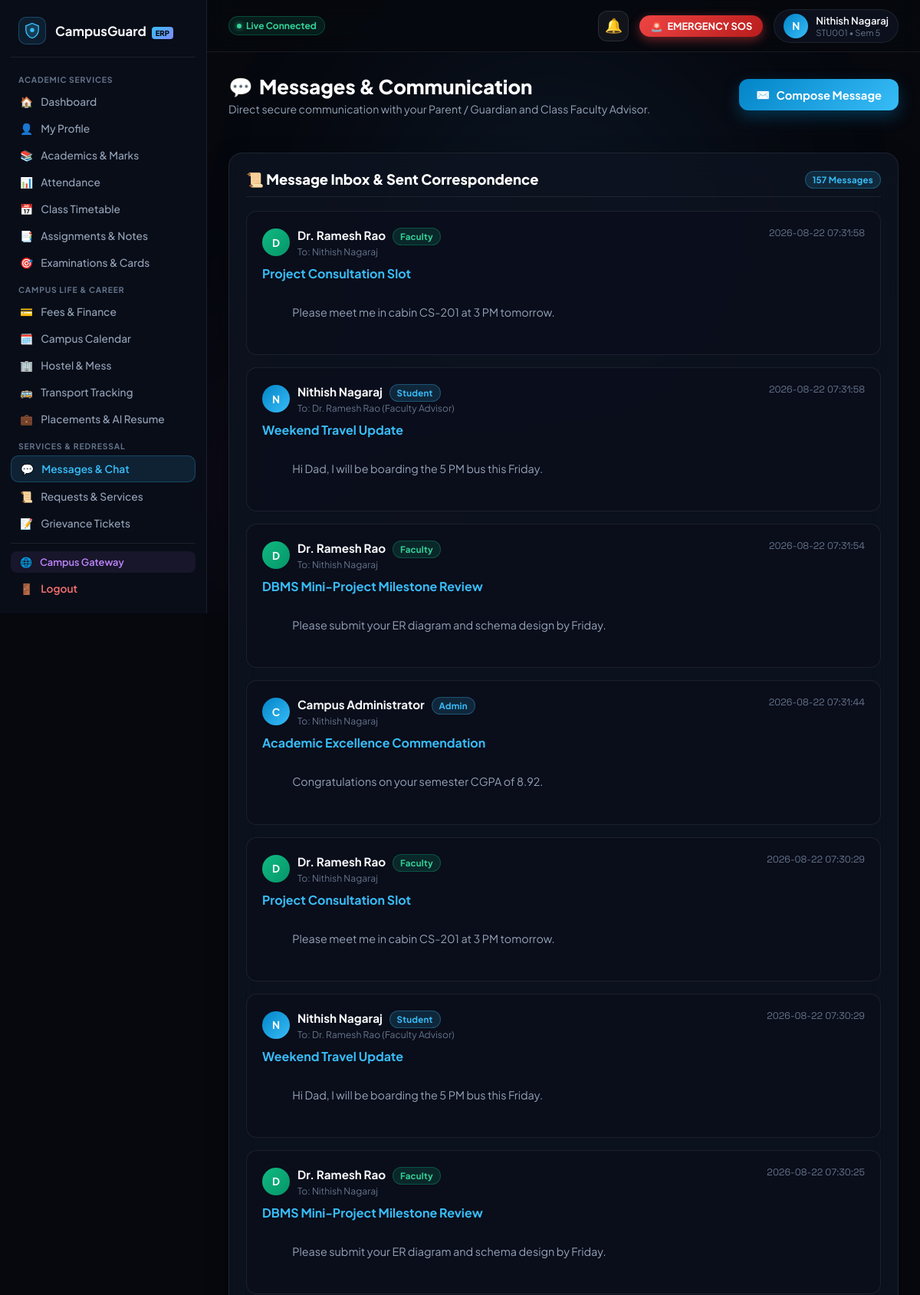
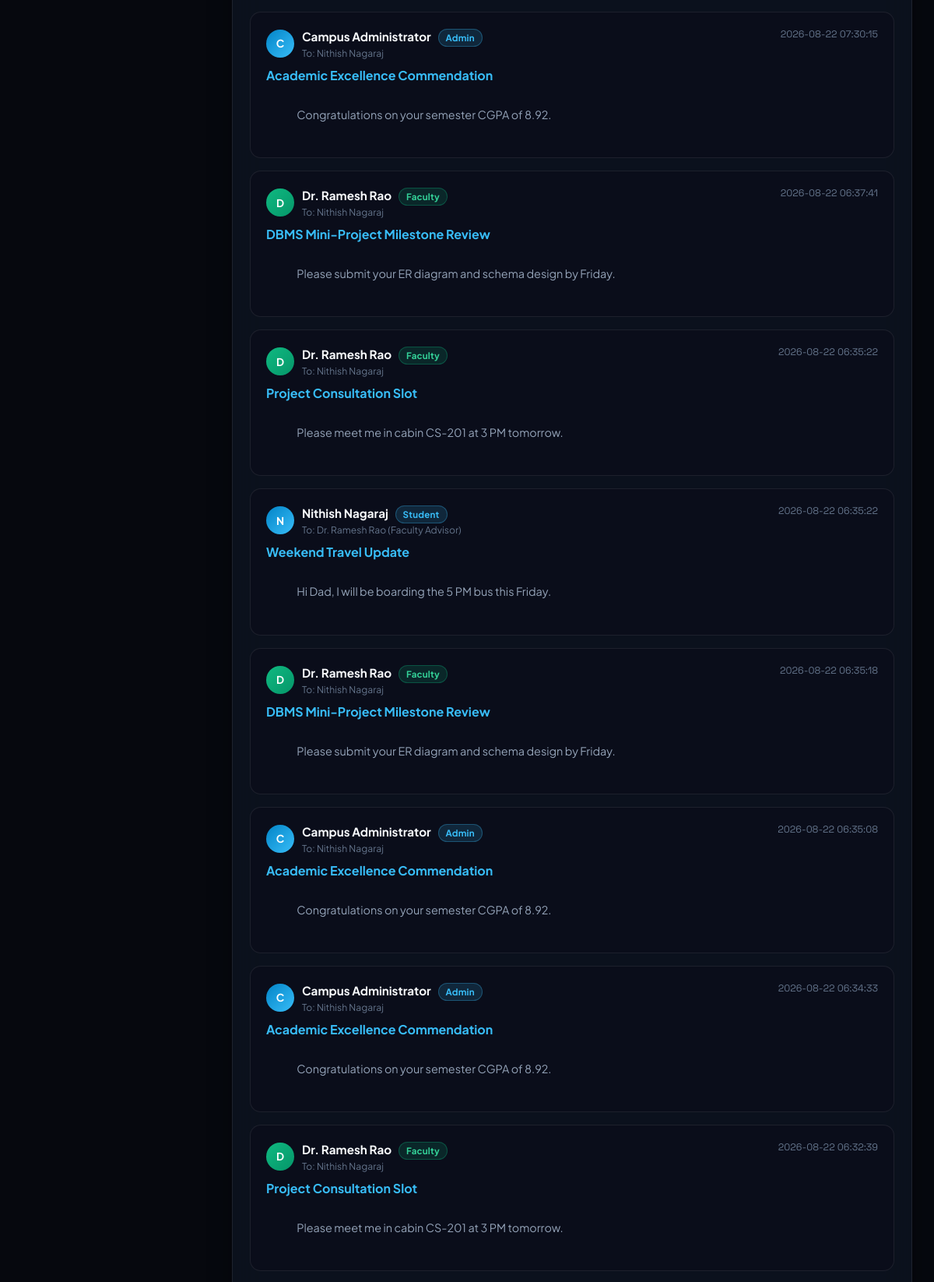
The app's page /student/messages (signed in, upper part) with its own data (2 pictures, top to bottom).
### tables this page shows
CREATE TABLE students (
            id INTEGER PRIMARY KEY AUTOINCREMENT,
            name TEXT NOT NULL,
            register_number TEXT UNIQUE NOT NULL,
            email TEXT NOT NULL,
            password_hash TEXT NOT NULL,
            department TEXT NOT NULL,
            year INTEGER NOT NULL,
            profile_image TEXT DEFAULT '',
            created_at TIMESTAMP DEFAULT CURRENT_TIMESTAMP
        , phone TEXT DEFAULT '+91 98765 43210', join_date TEXT DEFAULT '2023-08-01', cgpa REAL DEFAULT 8.75, program TEXT DEFAULT 'B.Tech', semester INTEGER DEFAULT 5, section TEXT DEFAULT 'A', dob TEXT DEFAULT '2004-05-14', address TEXT DEFAULT '#42, Green Avenue, Tech City, Karnataka 560001', parent_name TEXT DEFAULT 'R. S. Kumar', parent_phone TEXT DEFAULT '+91 94440 12345', sgpa REAL DEFAULT 8.90, earned_credits INTEGER DEFAULT 112, total_credits INTEGER DEFAULT 160, status TEXT DEFAULT 'ACTIVE');

CREATE TABLE messages (
            id INTEGER PRIMARY KEY AUTOINCREMENT,
            student_id INTEGER NOT NULL,
            sender_name TEXT NOT NULL,
            receiver_name TEXT NOT NULL,
            subject TEXT NOT NULL,
            content TEXT NOT NULL,
            sent_at TIMESTAMP DEFAULT CURRENT_TIMESTAMP, sender_id INTEGER DEFAULT 1, sender_role TEXT DEFAULT 'Student', receiver_id INTEGER DEFAULT 1, receiver_role TEXT DEFAULT 'Faculty', is_read INTEGER DEFAULT 0,
            FOREIGN KEY (student_id) REFERENCES students (id)
        );

### routes/student.py (the view, shortened to what this page needs)
@student_bp.route('/student/messages', methods=['GET', 'POST'])
@student_required
def student_messages(student):
    conn = get_db_connection()
    try:
        inbox_messages = conn.execute("""
            SELECT * FROM messages
            WHERE (receiver_role = 'Student' AND (receiver_id = ? OR student_id = ?))
               OR (sender_role = 'Student' AND student_id = ?)
            ORDER BY sent_at DESC
        """, (student['id'], student['id'], student['id'])).fetchall()
        return render_template(
            'student/messages.html',
            student=student,
            messages=inbox_messages,
            active_page='messages'
        )
    finally:
        conn.close()

### app.py (called while the page is built, shortened)
def _url_build_error_fallback(error, endpoint, values):
    for registered_ep in list(app.view_functions.keys()):
        if registered_ep == endpoint or registered_ep.endswith('.' + endpoint):
            try:
                return url_for(registered_ep, **values)
            except Exception:
                if 'student_id' in values and 'id' not in values:
                    v_copy = dict(values)
                    v_copy['id'] = v_copy.pop('student_id')
                    try:
                        return url_for(registered_ep, **v_copy)
                    except Exception:
                        pass
                continue

### database/db.py (called while the page is built)
def get_db_connection():
    conn = sqlite3.connect(DATABASE_FILE, timeout=20.0)
    conn.row_factory = sqlite3.Row
    return conn

### utils/security.py (called while the page is built)
def add_security_headers(response):
    response.headers['Cache-Control'] = 'no-cache, no-store, must-revalidate, max-age=0'
    response.headers['Pragma'] = 'no-cache'
    response.headers['Expires'] = '0'
    response.headers['X-Content-Type-Options'] = 'nosniff'
    response.headers['X-Frame-Options'] = 'SAMEORIGIN'
    response.headers['X-XSS-Protection'] = '1; mode=block'
    return response

### templates/student/messages.html (shortened to what this page needs)
{% extends "student/base_student.html" %}
{% block student_content %}
<div class="page-header-block" style="display: flex; justify-content: space-between; align-items: center; margin-bottom: 24px; flex-wrap: wrap; gap: 16px;">
    <div>
        <h1 style="font-size: 1.6rem; font-weight: 800; color: #fff; margin: 0 0 4px; display: flex; align-items: center; gap: 8px;">
            <span>💬</span> Messages &amp; Communication
        </h1>
        <p style="color: var(--text-secondary); font-size: 0.88rem; margin: 0;">
            Direct secure communication with your Parent / Guardian and Class Faculty Advisor.
        </p>
    </div>
    <div>
        <button type="button" class="btn-primary" onclick="openModal('compose-modal')" style="background: linear-gradient(135deg, #0284c7, #38bdf8);">
            <span>✉️</span> Compose Message
        </button>
    </div>
</div>
<section class="content-card">
    <div class="card-header-row" style="display: flex; justify-content: space-between; align-items: center; margin-bottom: 18px;">
        <h2 style="font-size: 1.15rem; font-weight: 800; color: #fff; margin: 0;"><span>📜</span> Message Inbox &amp; Sent Correspondence</h2>
        <span class="badge badge-cyan">{{ messages|length }} Messages</span>
    </div>
    <div style="display: flex; flex-direction: column; gap: 16px;">
        {% for msg in messages %}
        <div style="background: rgba(10, 14, 26, 0.7); border: 1px solid var(--glass-border); border-radius: 14px; padding: 20px; transition: all var(--transition-fast);">
            <div style="display: flex; justify-content: space-between; align-items: flex-start; margin-bottom: 8px; flex-wrap: wrap; gap: 8px;">
                <div style="display: flex; align-items: center; gap: 10px;">
                    <div style="width: 36px; height: 36px; border-radius: 50%; background: {% if msg.sender_role == 'Parent' %}var(--parent-gradient){% elif msg.sender_role == 'Faculty' %}linear-gradient(135deg, #10b981, #059669){% else %}linear-gradient(135deg, #0284c7, #38bdf8){% endif %}; display: flex; align-items: center; justify-content: center; color: #fff; font-weight: 700; font-size: 0.85rem;">
                        {{ msg.sender_name[:1] }}
                    </div>
                    <div>
                        <strong style="color: var(--text-primary); font-size: 0.95rem;">{{ msg.sender_name }}</strong>
                        <span class="badge {% if msg.sender_role == 'Parent' %}badge-purple{% elif msg.sender_role == 'Faculty' %}badge-green{% else %}badge-cyan{% endif %}" style="margin-left: 6px;">
                            {{ msg.sender_role }}
                        </span>
                        <div style="font-size: 0.76rem; color: var(--text-muted);">To: {{ msg.receiver_name }}</div>
                    </div>
                </div>
                <div style="font-size: 0.78rem; color: var(--text-muted); font-family: var(--font-mono);">
                    {{ msg.sent_at }}
                </div>
            </div>
            <h4 style="font-size: 1rem; font-weight: 700; color: #38bdf8; margin: 10px 0 6px;">
                {{ msg.subject }}
            </h4>
            <p style="color: var(--text-secondary); font-size: 0.9rem; line-height: 1.6; margin: 0; white-space: pre-wrap;">
                {{ msg.content }}
            </p>
        </div>
        {% endfor %}
    </div>
</section>
{% endblock %}

### templates/student/base_student.html (shortened to what this page needs)
<!DOCTYPE html>
<html lang="en">
<head>
    <link rel="stylesheet" href="{{ url_for('static', filename='css/student-portal.css') }}">
    <link rel="stylesheet" href="{{ url_for('static', filename='css/campusguard-toast.css') }}">
    <link rel="stylesheet" href="{{ url_for('static', filename='css/emergency.css') }}">
</head>
<body>
    <div class="ambient-background" aria-hidden="true">
        <div class="glow-orb orb-primary"></div>
        <div class="glow-orb orb-secondary"></div>
    </div>
    <div class="portal-layout">
        <aside class="sidebar" id="student-sidebar" aria-label="Student Navigation">
            <a href="{{ url_for('student_dashboard') }}" class="sidebar-brand">
                <div class="brand-icon">
                    <svg width="22" height="22" viewBox="0 0 32 32" fill="none" xmlns="http://www.w3.org/2000/svg">
                        <path d="M16 2L4 7V14C4 22 9.5 28.5 16 30C22.5 28.5 28 22 28 14V7L16 2Z" fill="#38bdf8" fill-opacity="0.2" stroke="#38bdf8" stroke-width="2"/>
                        <circle cx="16" cy="15" r="4" fill="#38bdf8"/>
                    </svg>
                </div>
                <span class="brand-name">CampusGuard <span class="brand-badge">ERP</span></span>
            </a>
            <nav class="sidebar-nav">
                <span class="nav-category">Academic Services</span>
                <a href="{{ url_for('student_dashboard') }}" class="nav-link {% if active_page == 'dashboard' %}active{% endif %}" id="nav-dashboard">
                    <span>🏠</span> <span class="nav-text">Dashboard</span>
                </a>
                <a href="{{ url_for('student_profile') }}" class="nav-link {% if active_page == 'profile' %}active{% endif %}" id="nav-profile">
                    <span>👤</span> <span class="nav-text">My Profile</span>
                </a>
                <a href="{{ url_for('student_academics') }}" class="nav-link {% if active_page == 'academics' or active_page == 'marks' %}active{% endif %}" id="nav-academics">
                    <span>📚</span> <span class="nav-text">Academics &amp; Marks</span>
                </a>
                <a href="{{ url_for('student_attendance') }}" class="nav-link {% if active_page == 'attendance' %}active{% endif %}" id="nav-attendance">
                    <span>📊</span> <span class="nav-text">Attendance</span>
                </a>
                <a href="{{ url_for('student_timetable') }}" class="nav-link {% if active_page == 'timetable' %}active{% endif %}" id="nav-timetable">
                    <span>📅</span> <span class="nav-text">Class Timetable</span>
                </a>
                <a href="{{ url_for('student_assignments') }}" class="nav-link {% if active_page == 'assignments' %}active{% endif %}" id="nav-assignments">
                    <span>📑</span> <span class="nav-text">Assignments &amp; Notes</span>
                </a>
                <a href="{{ url_for('student_examinations') }}" class="nav-link {% if active_page == 'examinations' %}active{% endif %}" id="nav-examinations">
                    <span>🎯</span> <span class="nav-text">Examinations &amp; Cards</span>
                </a>
                <span class="nav-category">Campus Life &amp; Career</span>
                <a href="{{ url_for('student_fees') }}" class="nav-link {% if active_page == 'fees' %}active{% endif %}" id="nav-fees">
                    <span>💳</span> <span class="nav-text">Fees &amp; Finance</span>
                </a>
                <a href="{{ url_for('student_calendar') }}" class="nav-link {% if active_page == 'calendar' %}active{% endif %}" id="nav-calendar">
                    <span>🗓️</span> <span class="nav-text">Campus Calendar</span>
                </a>
                <a href="{{ url_for('student_hostel') }}" class="nav-link {% if active_page == 'hostel' %}active{% endif %}" id="nav-hostel">
                    <span>🏢</span> <span class="nav-text">Hostel &amp; Mess</span>
                </a>
                <a href="{{ url_for('student_transport') }}" class="nav-link {% if active_page == 'transport' %}active{% endif %}" id="nav-transport">
                    <span>🚌</span> <span class="nav-text">Transport Tracking</span>
                </a>
                <a href="{{ url_for('student_placements') }}" class="nav-link {% if active_page == 'placements' %}active{% endif %}" id="nav-placements">
                    <span>💼</span> <span class="nav-text">Placements &amp; AI Resume</span>
                </a>
                <span class="nav-category">Services &amp; Redressal</span>
                <a href="{{ url_for('student_messages') }}" class="nav-link {% if active_page == 'messages' %}active{% endif %}" id="nav-messages">
                    <span>💬</span> <span class="nav-text">Messages &amp; Chat</span>
                </a>
                <a href="{{ url_for('student_requests') }}" class="nav-link {% if active_page == 'requests' %}active{% endif %}" id="nav-requests">
                    <span>📜</span> <span class="nav-text">Requests &amp; Services</span>
                </a>
                <a href="{{ url_for('student_complaints') }}" class="nav-link {% if active_page == 'complaints' %}active{% endif %}" id="nav-complaints">
                    <span>📝</span> <span class="nav-text">Grievance Tickets</span>
                </a>
                <a href="{{ url_for('student_lost_found') }}" class="nav-link {% if active_page == 'lost_found' %}active{% endif %}" id="nav-lost-found">
                </a>
            </nav>
            <div class="sidebar-footer">
                <a href="/" class="admin-switch-link" title="Open Campus Gateway">
                    <span>🌐</span> <span>Campus Gateway</span>
                </a>
                <a href="{{ url_for('student_logout') }}" class="logout-link" id="btn-logout" aria-label="Sign out">
                    <span>🚪</span> <span>Logout</span>
                </a>
            </div>
        </aside>
        <div class="main-wrapper">
            <header class="topbar">
                <div class="topbar-left">
                    <div class="conn-status-pill">
                        <span class="conn-dot"></span>
                        <span>Live Connected</span>
                    </div>
                </div>
                <div class="topbar-right">
                    <div class="notif-bell-wrapper">
                        <button type="button" class="notif-bell-btn" id="notif-bell-btn" aria-label="View notifications">
                            <span>🔔</span>
                        </button>
                    </div>
                    <a href="{{ url_for('student_emergency') }}" class="topbar-quick-sos" id="topbar-sos-btn" title="Instant Emergency Distress Beacon" onclick="handleTopbarSOSClick(event)">
                        <span>🚨</span> EMERGENCY SOS
                    </a>
                    <a href="{{ url_for('student_profile') }}" class="user-avatar-pill" title="View Profile">
                        <div class="avatar-circle">
                            {{ student.name[0]|upper if student else 'S' }}
                        </div>
                        <div class="user-meta-top">
                            <span class="user-name-top">{{ student.name if student else 'Student' }}</span>
                            <span class="user-role-top">{{ student.register_number if student else '' }} • Sem {{ student.semester|default(5) }}</span>
                        </div>
                    </a>
                </div>
            </header>
            <main class="portal-content">
                {% block student_content %}{% endblock %}
            </main>
        </div>
    </div>
</body>
</html>

### static/css/campusguard-toast.css (style rules this page uses)
.notif-bell-wrapper { position: relative; display: inline-block; }
.notif-bell-btn { position: relative; background: rgba(255, 255, 255, 0.05); border: 1px solid rgba(255, 255, 255, 0.1); color: #f1f5f9; width: 40px; height: 40px; border-radius: 12px; display: flex; align-items: center; justify-content: center; cursor: pointer; font-size: 1.15rem; transition: all 0.2s ease; }
.conn-status-pill { display: inline-flex; align-items: center; gap: 6px; padding: 4px 10px; border-radius: 99px; font-size: 0.75rem; font-weight: 700; background: rgba(16, 185, 129, 0.12); border: 1px solid rgba(16, 185, 129, 0.3); color: #34d399; }
.conn-dot { width: 6px; height: 6px; border-radius: 50%; background: #34d399; box-shadow: 0 0 6px #34d399; }

### static/css/emergency.css (style rules this page uses)
:root { --emg-critical: #ef4444; --emg-high: #f97316; --emg-medium: #f59e0b; --emg-low: #3b82f6; --emg-success: #10b981; --emg-bg-card: rgba(14, 19, 32, 0.88); --emg-border-glow: rgba(239, 68, 68, 0.4); }

### records on screen
students: name "N", name "Nithish Nagaraj", register_number "STU001", semester "5"
messages: sender_name "D", sender_name "Dr. Ramesh Rao", sender_role "Faculty", receiver_name "Nithish Nagaraj", sent_at "2026-08-22 07:31:58", subject "Project Consultation Slot", content "Please meet me in cabin CS-201 at 3 PM tomorrow."
messages: sender_name "N", sender_name "Nithish Nagaraj", sender_role "Student", receiver_name "Dr. Ramesh Rao (Faculty Advisor)", sent_at "2026-08-22 07:31:58", subject "Weekend Travel Update", content "Hi Dad, I will be boarding the 5 PM bus this Friday."
messages: sender_name "D", sender_name "Dr. Ramesh Rao", sender_role "Faculty", receiver_name "Nithish Nagaraj", sent_at "2026-08-22 07:31:54", subject "DBMS Mini-Project Milestone Review", content "Please submit your ER diagram and schema design by Friday."
messages: sender_name "C", sender_name "Campus Administrator", sender_role "Admin", receiver_name "Nithish Nagaraj", sent_at "2026-08-22 07:31:44", subject "Academic Excellence Commendation", content "Congratulations on your semester CGPA of 8.92."
messages: sender_name "D", sender_name "Dr. Ramesh Rao", sender_role "Faculty", receiver_name "Nithish Nagaraj", sent_at "2026-08-22 07:30:29", subject "Project Consultation Slot", content "Please meet me in cabin CS-201 at 3 PM tomorrow."
messages: sender_name "N", sender_name "Nithish Nagaraj", sender_role "Student", receiver_name "Dr. Ramesh Rao (Faculty Advisor)", sent_at "2026-08-22 07:30:29", subject "Weekend Travel Update", content "Hi Dad, I will be boarding the 5 PM bus this Friday."
messages: sender_name "D", sender_name "Dr. Ramesh Rao", sender_role "Faculty", receiver_name "Nithish Nagaraj", sent_at "2026-08-22 07:30:25", subject "DBMS Mini-Project Milestone Review", content "Please submit your ER diagram and schema design by Friday."
messages: sender_name "C", sender_name "Campus Administrator", sender_role "Admin", receiver_name "Nithish Nagaraj", sent_at "2026-08-22 07:30:15", subject "Academic Excellence Commendation", content "Congratulations on your semester CGPA of 8.92."
messages: sender_name "D", sender_name "Dr. Ramesh Rao", sender_role "Faculty", receiver_name "Nithish Nagaraj", sent_at "2026-08-22 06:37:41", subject "DBMS Mini-Project Milestone Review", content "Please submit your ER diagram and schema design by Friday."
messages: sender_name "D", sender_name "Dr. Ramesh Rao", sender_role "Faculty", receiver_name "Nithish Nagaraj", sent_at "2026-08-22 06:35:22", subject "Project Consultation Slot", content "Please meet me in cabin CS-201 at 3 PM tomorrow."
messages: sender_name "N", sender_name "Nithish Nagaraj", sender_role "Student", receiver_name "Dr. Ramesh Rao (Faculty Advisor)", sent_at "2026-08-22 06:35:22", subject "Weekend Travel Update", content "Hi Dad, I will be boarding the 5 PM bus this Friday."
messages: sender_name "D", sender_name "Dr. Ramesh Rao", sender_role "Faculty", receiver_name "Nithish Nagaraj", sent_at "2026-08-22 06:35:18", subject "DBMS Mini-Project Milestone Review", content "Please submit your ER diagram and schema design by Friday."
messages: sender_name "C", sender_name "Campus Administrator", sender_role "Admin", receiver_name "Nithish Nagaraj", sent_at "2026-08-22 06:35:08", subject "Academic Excellence Commendation", content "Congratulations on your semester CGPA of 8.92."
messages: sender_name "C", sender_name "Campus Administrator", sender_role "Admin", receiver_name "Nithish Nagaraj", sent_at "2026-08-22 06:34:33", subject "Academic Excellence Commendation", content "Congratulations on your semester CGPA of 8.92."
messages: sender_name "D", sender_name "Dr. Ramesh Rao", sender_role "Faculty", receiver_name "Nithish Nagaraj", sent_at "2026-08-22 06:32:39", subject "Project Consultation Slot", content "Please meet me in cabin CS-201 at 3 PM tomorrow."

### other values on screen
{{ messages|length }} "157"
